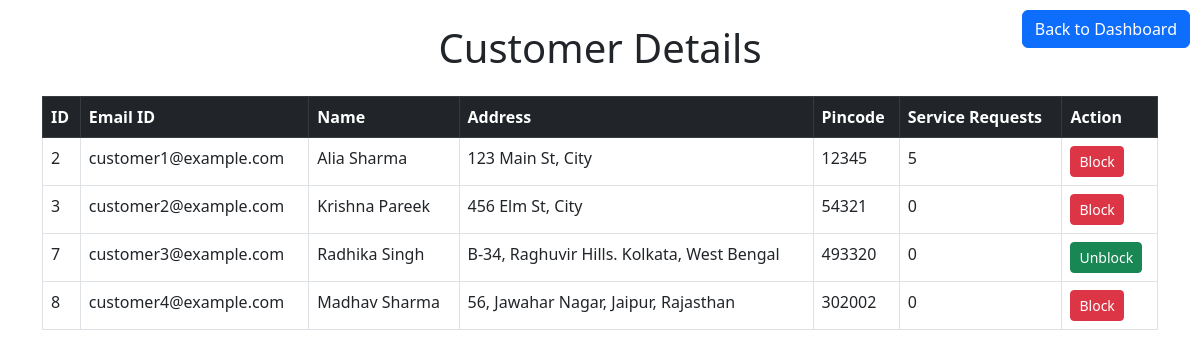
/customer_details, run on the app's committed database.
### tables this page shows
CREATE TABLE users (
        id INTEGER PRIMARY KEY AUTOINCREMENT,
        email TEXT UNIQUE NOT NULL,
        password TEXT NOT NULL,
        role TEXT NOT NULL,
        full_name TEXT,
        address TEXT,
        pin_code INTEGER,
        mobile_number TEXT,
        experience INTEGER,
        rating FLOAT DEFAULT 0,       
        documents_path TEXT,  -- Optional field for service professionals
        service_id INTEGER,  -- New column for storing the selected service
        service_type_id INTEGER,       
        is_blocked INTEGER DEFAULT 0,
        FOREIGN KEY (service_id) REFERENCES services(id),  -- Link to the services table
        FOREIGN KEY (service_type_id) REFERENCES service_types(id)       
    );

### routes/admin_dashboard_routes.py (the view)
@app.route('/customer_details')
def customer_details():
    customers = fetch_all('''
        SELECT u.id, u.email, u.full_name, u.address, u.pin_code, COUNT(sr.id) AS service_request_count,
            u.is_blocked
        FROM users u
        LEFT JOIN service_requests sr ON u.id = sr.customer_id
        WHERE u.role = 'customer'
        GROUP BY u.id
    ''')
    return render_template('customer_details.html', customers=customers)

### db_utils.py (called while the page is built)
def get_db():
    if 'db' not in g:
        g.db = sqlite3.connect(DATABASE)
        g.db.row_factory = sqlite3.Row
    return g.db

def fetch_all(query, params=()):
    db = get_db()
    cursor = db.cursor()
    cursor.execute(query, params)
    return cursor.fetchall()

### templates/customer_details.html (shortened to what this page needs)
<!DOCTYPE html>
<html lang="en">
<head>
    <link href="https://cdnjs.cloudflare.com/ajax/libs/bootstrap/5.3.0/css/bootstrap.min.css" rel="stylesheet">
</head>
<body class="container py-4">
    <a href="{{ url_for('admin_home') }}" class="btn btn-primary" style="position: absolute; top: 10px; right: 10px;">Back to Dashboard</a>
    <h1 class="text-center mb-4">Customer Details</h1>
    <table class="table table-bordered table-hover">
        <thead class="table-dark">
            <tr>
                <th>ID</th>
                <th>Email ID</th>
                <th>Name</th>
                <th>Address</th>
                <th>Pincode</th>
                <th>Service Requests</th>
                <th>Action</th>
            </tr>
        </thead>
        <tbody>
            {% for customer in customers %}
            <tr>
                <td>{{ customer['id'] }}</td>
                <td>{{ customer['email'] }}</td>
                <td>{{ customer['full_name'] }}</td>
                <td>{{ customer['address'] }}</td>
                <td>{{ customer['pin_code'] }}</td>
                <td>{{ customer['service_request_count'] }}</td>
                <td>
                    {% if customer['is_blocked'] == 1 %}
                        <a href="{{ url_for('unblock_customer', user_id=customer['id']) }}" class="btn btn-success btn-sm">Unblock</a>
                    {% else %}
                        <a href="{{ url_for('block_customer', user_id=customer['id']) }}" class="btn btn-danger btn-sm">Block</a>
                    {% endif %}
                </td>
            </tr>
            {% endfor %}
        </tbody>
    </table>
</body>
</html>

### data on the page
users: id "2", email "customer1@example.com", full_name "Alia Sharma", address "123 Main St, City", pin_code "12345", service_request_count "5"
users: id "3", email "customer2@example.com", full_name "Krishna Pareek", address "456 Elm St, City", pin_code "54321", service_request_count "0"
users: id "7", email "customer3@example.com", full_name "Radhika Singh", address "B-34, Raghuvir Hills. Kolkata, West Bengal", pin_code "493320", service_request_count "0"
users: id "8", email "customer4@example.com", full_name "Madhav Sharma", address "56, Jawahar Nagar, Jaipur, Rajasthan", pin_code "302002", service_request_count "0"
